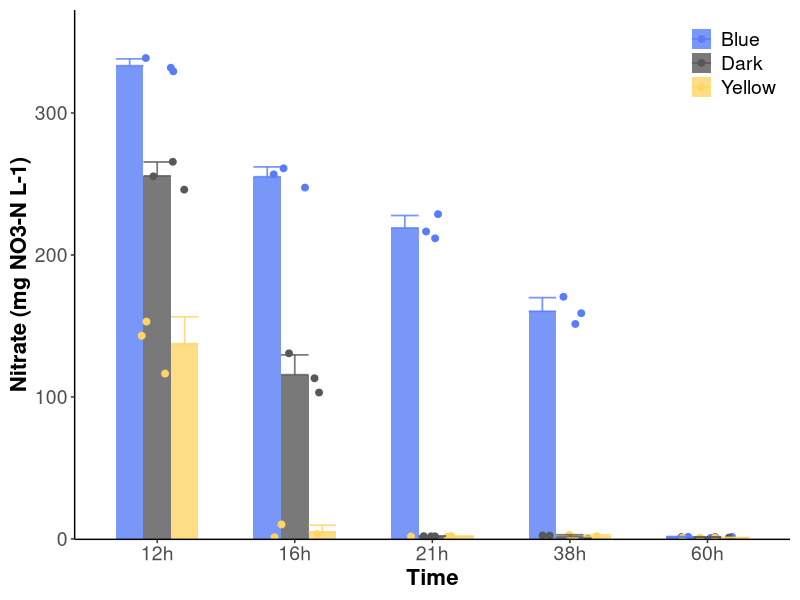
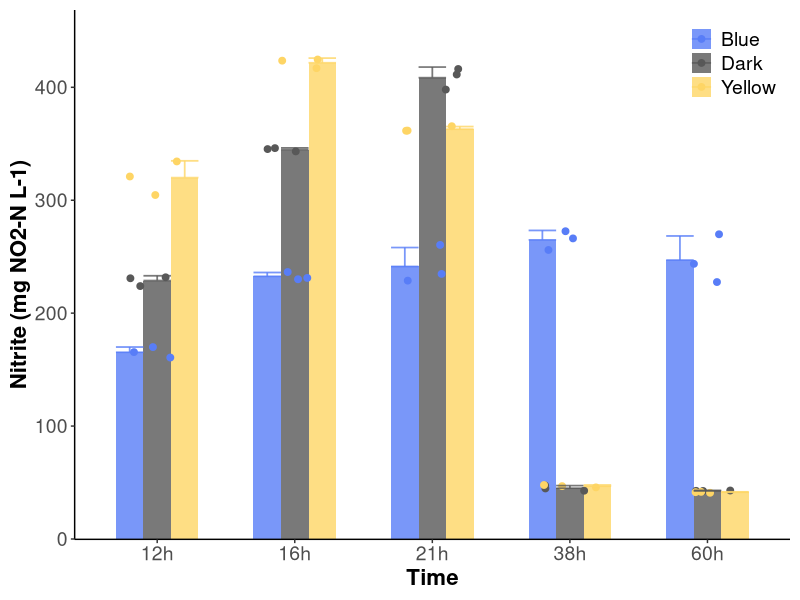
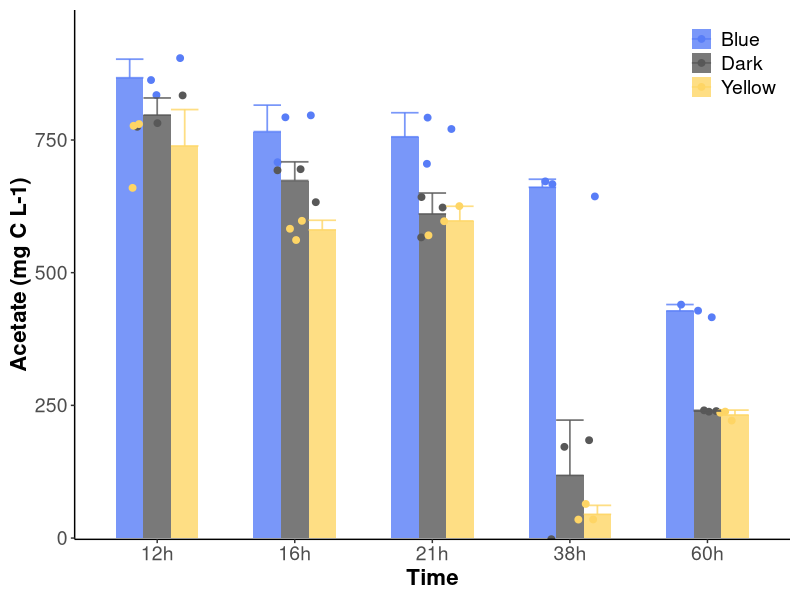
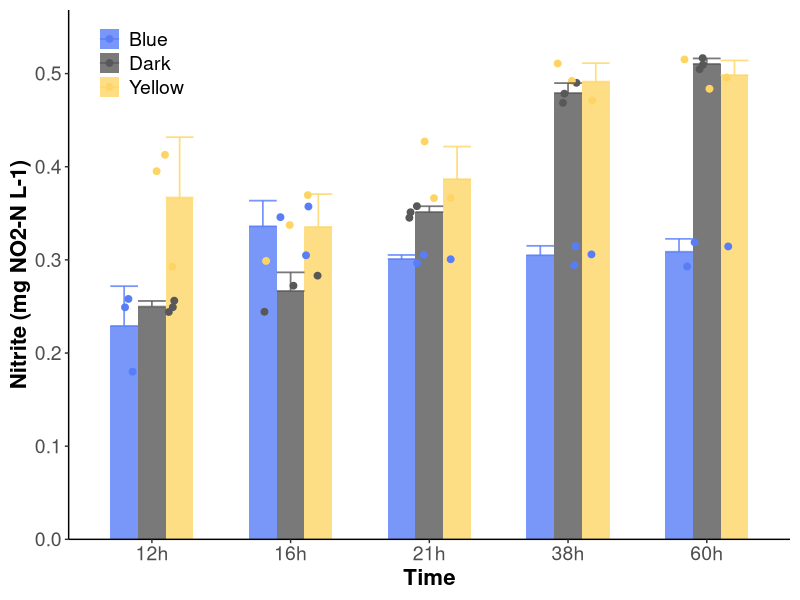

Generate these figures, in order, with R:
# === 1. load data ===
library(readxl)
library(ggplot2)
setwd('/Users/yangliao/Documents/GitHub/OSProtein')
NO3 <- data.frame(read_excel('./04_ROS_Enzyme/data/Metabolism.xlsx', sheet = 'NO3'))
NO2 <- data.frame(read_excel('./04_ROS_Enzyme/data/Metabolism.xlsx', sheet = 'NO2'))
C <- data.frame(read_excel('./04_ROS_Enzyme/data/Metabolism.xlsx', sheet = 'C'))
Biomass <- data.frame(read_excel('./04_ROS_Enzyme/data/Metabolism.xlsx', sheet = 'Biomass'))

# define function
data_summary <- function(data, varname, groupnames){
  require(plyr)
  summary_func <- function(x, col){
    c(mean = mean(x[[col]], na.rm=TRUE),
      sd = sd(x[[col]], na.rm=TRUE))
  }
  data_sum<-ddply(data, groupnames, .fun=summary_func,
                  varname)
  data_sum <- rename(data_sum, c("mean" = varname))
  return(data_sum)
}

# define theme 
top.mar=0.1
right.mar=0.1
bottom.mar=0.1
left.mar=0.1
mytheme<-theme_classic()+
  theme(# plot.title = element_text(hjust = 0.5,size = 16, face = 'bold'),
    axis.text = element_text(size = 14),
    axis.title = element_text(size = 16, face = 'bold'),
    legend.text = element_text(size = 14),
    # legend.title = element_text(size = 16),
    legend.title = element_blank(),
    legend.position = c(0.92, 0.9), # 调整legend位置
    legend.background = element_blank(),
    plot.margin=unit(x=c(top.mar,right.mar,bottom.mar,left.mar),
                     units="inches"))
mytheme1 <- theme_classic()+
  theme(# plot.title = element_text(hjust = 0.5,size = 16, face = 'bold'),
    axis.text = element_text(size = 14),
    axis.title = element_text(size = 16, face = 'bold'),
    legend.text = element_text(size = 14),
    # legend.title = element_text(size = 16),
    legend.title = element_blank(),
    legend.position = c(0.1, 0.9), # 调整legend位置
    legend.background = element_blank(),
    plot.margin=unit(x=c(top.mar,right.mar,bottom.mar,left.mar),
                     units="inches"))

# === NO3- === 
df2 <- data_summary(NO3, varname = 'value', groupnames = c('Time', 'Light'))
Cust_palette <- c('#587DF7', '#585858', '#FED565') 

p <- ggplot() +
  geom_bar(data=df2,
           mapping = aes(x = Time, y = value, 
                         fill = Light), 
           # color = Light,
           size = 1.2,
           alpha = 0.8,
           position="dodge", stat="identity", width = 0.6
           ) +
  scale_fill_manual(values = Cust_palette) +
  # scale_color_manual(values = Cust_palette) # 设置颜色
  geom_jitter(data=NO3,
                mapping=aes(x=Time, y=value, 
                            color = Light), 
                # shape = 21,
                size = 2,
                # height = 0.02, 
                width = 0.2, 
                alpha = 1) +
  scale_color_manual(values = Cust_palette) + 
  geom_errorbar(data=df2,
                  mapping=aes(x = Time, 
                              ymin = value, 
                              ymax = value + sd, color = Light), 
                  width = 0.6, size = 0.6, alpha = 0.8,
                  position="dodge", stat="identity")
# beautify 
p + scale_y_continuous(expand = c(0, 0.3, 0.1, 0)) + 
  labs(y="Nitrate (mg NO3-N L-1)", x="Time") + 
  mytheme

# === NO2- ===
df2 <- data_summary(NO2, varname = 'value', groupnames = c('Time', 'Light'))
Cust_palette <- c('#587DF7', '#585858', '#FED565') 

p <- ggplot() +
  geom_bar(data=df2,
           mapping = aes(x = Time, y = value, 
                         fill = Light), 
           # color = Light,
           size = 1.2,
           alpha = 0.8,
           position="dodge", stat="identity", width = 0.6
  ) +
  scale_fill_manual(values = Cust_palette) +
  # scale_color_manual(values = Cust_palette) 
  geom_jitter(data=NO2,
              mapping=aes(x=Time, y=value, 
                          color = Light), 
              # shape = 21,
              size = 2,
              # height = 0.02, 
              width = 0.2, 
              alpha = 1) +
  scale_color_manual(values = Cust_palette) + 
  geom_errorbar(data=df2,
                mapping=aes(x = Time, 
                            ymin = value, 
                            ymax = value + sd, color = Light), 
                width = 0.6, size = 0.6, alpha = 0.8,
                position="dodge", stat="identity")
# beautify 
p + scale_y_continuous(expand = c(0, 0.3, 0.1, 0)) + 
  labs(y="Nitrite (mg NO2-N L-1)", x="Time") + 
  mytheme

# === Acetate ===
df2 <- data_summary(C, varname = 'value', groupnames = c('Time', 'Light'))
Cust_palette <- c('#587DF7', '#585858', '#FED565') 

p <- ggplot() +
  geom_bar(data=df2,
           mapping = aes(x = Time, y = value, 
                         fill = Light), 
           # color = Light,
           size = 1.2,
           alpha = 0.8,
           position="dodge", stat="identity", width = 0.6
  ) +
  scale_fill_manual(values = Cust_palette) +
  # scale_color_manual(values = Cust_palette) # 设置颜色
  geom_jitter(data=C,
              mapping=aes(x=Time, y=value, 
                          color = Light), 
              # shape = 21,
              size = 2,
              # height = 0.02, 
              width = 0.2, 
              alpha = 1) +
  scale_color_manual(values = Cust_palette) + 
  geom_errorbar(data=df2,
                mapping=aes(x = Time, 
                            ymin = value, 
                            ymax = value + sd, 
                            color = Light), 
                width = 0.6, size = 0.6,
                alpha = 0.8,
                position="dodge", stat="identity")
# beautify 
p + scale_y_continuous(expand = c(0, 0.3, 0.1, 0)) + 
  labs(y="Acetate (mg C L-1)", x="Time") + 
  mytheme


# Biomass
df2 <- data_summary(Biomass, varname = 'value', groupnames = c('Time', 'Light'))
Cust_palette <- c('#587DF7', '#585858', '#FED565') 

p <- ggplot() +
  geom_bar(data=df2,
           mapping = aes(x = Time, y = value, 
                         fill = Light), 
           # color = Light,
           size = 1.2,
           alpha = 0.8,
           position="dodge", stat="identity", width = 0.6
  ) +
  scale_fill_manual(values = Cust_palette) +
  # scale_color_manual(values = Cust_palette) 
  geom_jitter(data=Biomass,
              mapping=aes(x=Time, y=value, 
                          color = Light), 
              # shape = 21,
              size = 2,
              # height = 0.02, 
              width = 0.2, 
              alpha = 1) +
  scale_color_manual(values = Cust_palette) + 
  geom_errorbar(data=df2,
                mapping=aes(x = Time, 
                            ymin = value, 
                            ymax = value + sd, 
                            color = Light), 
                width = 0.6, size = 0.6,
                alpha = 0.8,
                position="dodge", stat="identity")
# beautify 
p + scale_y_continuous(expand = c(0, 0, 0.1, 0)) + 
  labs(y="Nitrite (mg NO2-N L-1)", x="Time") + 
  mytheme1
